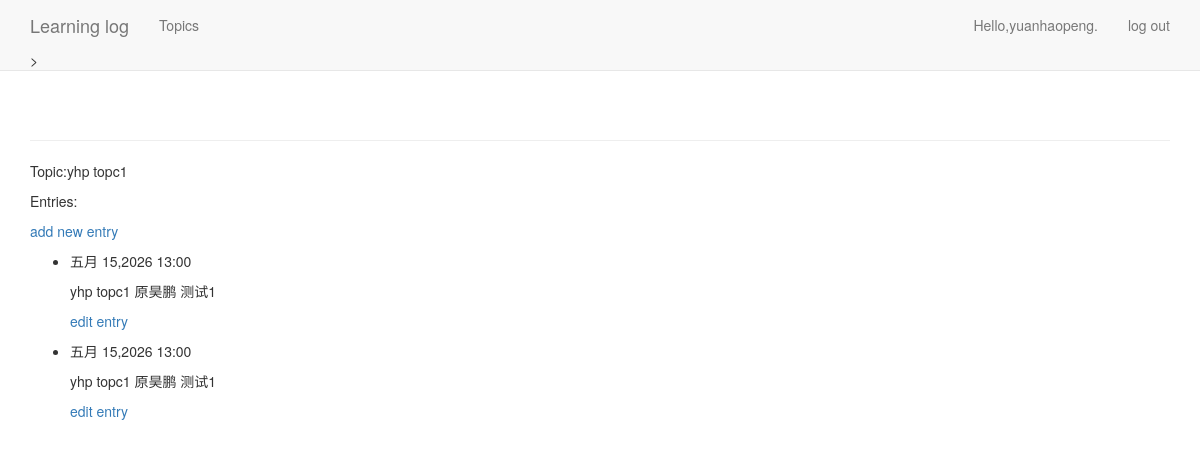
Page /topics/3 (signed in) on the committed database.
### learing_logs/models.py (models this page shows, shortened)
class Topic(models.Model):
    text=models.CharField(max_length=200)
    date_add=models.DateTimeField(auto_now_add=True)
    owner=models.ForeignKey(User,on_delete=models.CASCADE)
    def __str__(self):
        return self.text

class Entry(models.Model):
    topic=models.ForeignKey(Topic,on_delete=models.CASCADE)
    text=models.TextField()
    date_added=models.DateTimeField(auto_now_add=True)
    class Meta:
        verbose_name_plural='entries'

### learing_logs/views.py (the view)
# urls.py: path('topics/<int:topic_id>',views.topic,name='topic'),
@login_required
def topic(request,topic_id):
    topic=Topic.objects.get(id=topic_id)
    if topic.owner!=request.user:
        raise Http404
    entries=topic.entry_set.order_by('-date_added')
    context={'topic':topic,'entries':entries}
    return render(request,'learing_logs/topic.html',context)

### learing_logs/templates/learing_logs/topic.html
{% extends "learing_logs/base.html" %}
{% block content %}
    <p>Topic:{{topic}}</p>
    <p>Entries:</p>
    <p>
        <a href="{% url 'learing_logs:new_entry' topic.id%}">add new entry</a>
    </p>
    <ul>
        {% for entry in entries%}
        <li>
            <p>{{entry.date_added|date:'M d,Y H:i'}}</p>
            <p>{{entry.text|linebreaks}}</p>
            <p><a href="{% url 'learing_logs:edit_entry' entry.id%}">edit entry</a></p>
        </li>
        {% empty %}
        <li>
            There are no entries for this topic yet.
        </li>
        {% endfor %}
    </ul>
{% endblock content %}

### learing_logs/templates/learing_logs/base.html (shortened to what this page needs)
{% load bootstrap3 %}
<!DOCTYPE html>
<html lang="en">
    <head>
        {% bootstrap_css %}
    </head>
    <body>
        <nav class="navbar navbar-default navbar-static-top">
            <div class="container">
                <div class="navbar-header">
                    <a class="navbar-brand" href="{% url 'learing_logs:index'%}">Learning log</a>
                </div>
                <div id="navbar" class="navbar-collapse collapse">
                    <ul class="nav navbar-nav">
                        <li><a href="{% url 'learing_logs:topics'%}">Topics</a></li>
                    </ul>
                    <ul class="nav navbar-nav navbar-right">
                        {% if user.is_authenticated %}
                            <li><a>Hello,{{user.username}}.</a></li>
                            <li><a href="{% url 'users:logout'%}">log out</a></li>
                        {% else %}
                            <li><a href="{% url 'users:register'%}">register</a></li>
                            <li><a href="{% url 'users:login'%}">log in</a></li>
                        {% endif %}
                    </ul>
                </div>>
            </div>
        </nav>
        <div class="container">
            <div class="page-header">
            </div>
            <div >
                {% block content %}{% endblock content %}
            </div>
        </div>
    </body>
</html>

### rows in the picture
Topic: text "yhp topc1"
Entry: date_added "五月 15,2026 13:00", text "yhp topc1 原昊鹏 测试1"
Entry: date_added "五月 15,2026 13:00", text "yhp topc1 原昊鹏 测试1"

### other values in the picture
{{ user.username }} "yuanhaopeng"
